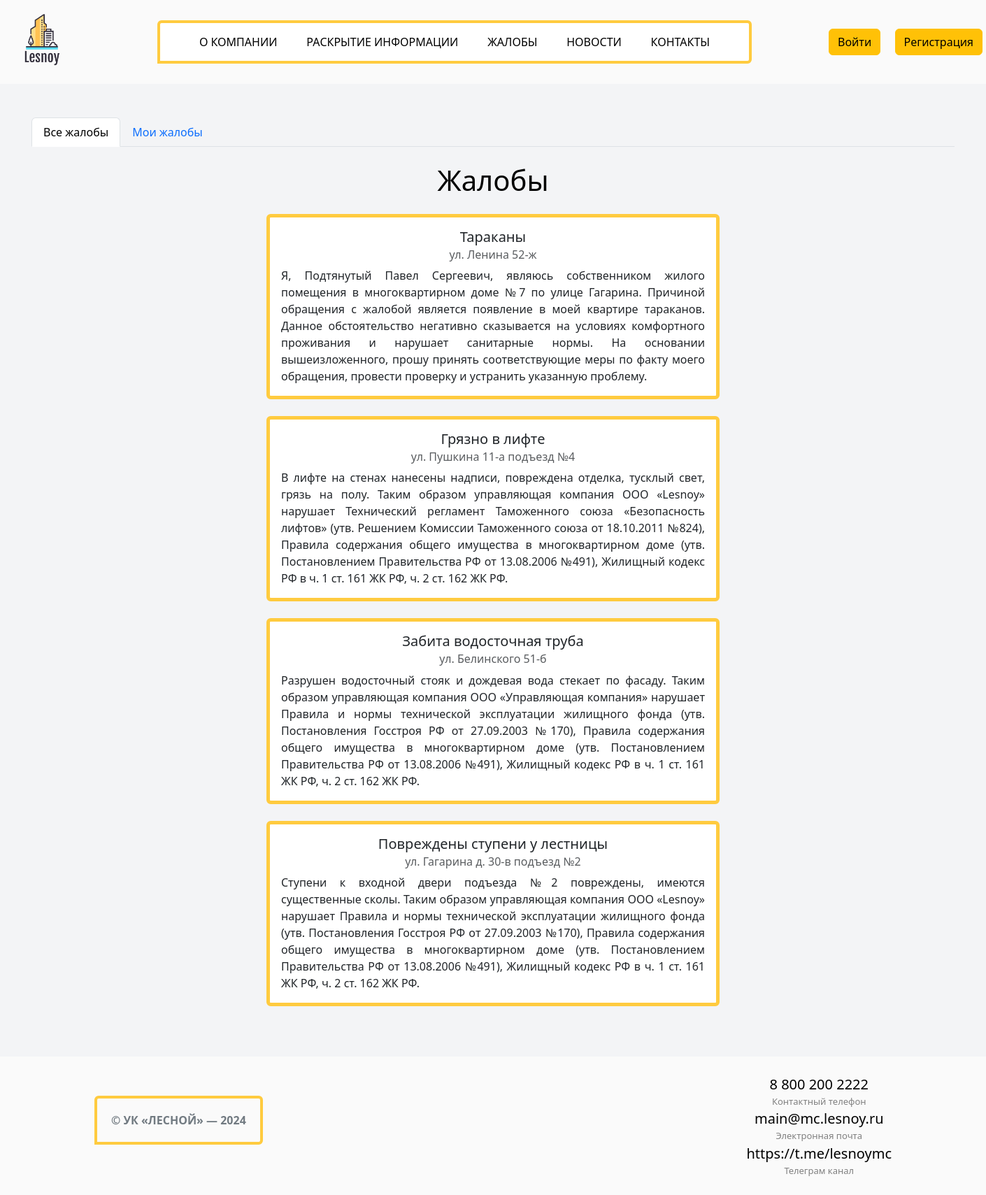
Screenshot of /complaints/ with the database file from the repository.
### main/models.py (models this page shows, shortened)
class Complaints(models.Model):
    class Meta:
        db_table = "complaints"
        verbose_name = "complaints"
    title = models.CharField(max_length=40, null=True)
    user = models.ForeignKey(User, on_delete=models.CASCADE, null=True)
    house_address = models.CharField(max_length=40, null=True)
    text = models.TextField(max_length=1000, null=True)

### main/views.py (the view)
# urls.py: path('', views.all_complaints, name="complaints"),
def all_complaints(request):
    comps = models.Complaints.objects.all()
    return render(request, "complaints.html", {"complaints": comps})

### templates/complaints.html
{% extends "index.html" %}
{% block content %}
<section class="pt-5 pb-5">
    <div class="container card-header">
        <ul class="nav nav-tabs" style="text-align: center;">
            <li class="nav-item">
                <a class="nav-link active" aria-current="true" href="{% url 'complaints' %}">Все жалобы</a>
            </li>
            <li class="nav-item">
                <a class="nav-link" href="{% url 'my_complaints' user.id %}"><span style="position: absolute; color: transparent;">{{ user }}</span>Мои жалобы</a>
            </li>
        </ul>
    </div>
    <div class="container">
        <h1 class="mb-4 mt-4" style="text-align: center;">Жалобы</h1>
        {% if complaints %}
        {% for complaint in complaints %}
        <div class="card w-50 mb-4" style="border-color: #ffcb3f; border-width: 5px; margin: 0 auto;">
            <div class="card-body">
                <h5 class="card-title" style="text-align: center;">{{ complaint.title }}</h5>
                <h6 class="card-subtitle mb-2 text-muted" style="text-align: center;">{{ complaint.house_address }}</h6>
                <p class="card-text" style="text-align: justify;">{{ complaint.text }}</p>
            </div>
        </div>
        {% endfor %}
        {% else %}
        <div class="alert alert-info w-50" style="margin: 0 auto;">Жалобы отсутствуют</div>
        {% endif %}
    </div>
</section>
{% endblock %}

### main/static/css/style.css (style rules this page uses)
body, html { margin: 0; padding: 0; color: #000; background: #fafafa }
ul { margin: 0; padding: 0; }
section { background-color: #f3f4f6; }

### rows the page displays
Complaints: title "Тараканы", house_address "ул. Ленина 52-ж", text "Я, Подтянутый Павел Сергеевич, являюсь собственником жилого помещения в многоквартирном доме №7 по улице Гагарина. Причиной обращения с жалобой является появление в моей квартире тараканов. Данное обстоятельство негативно сказывается на условиях комфортного проживания и нарушает санитарные нормы. На основании вышеизложенного, прошу принять соответствующие меры по факту моего обращения, провести проверку и устранить указанную проблему."
Complaints: title "Грязно в лифте", house_address "ул. Пушкина 11-а подъезд №4", text "В лифте на стенах нанесены надписи, повреждена отделка, тусклый свет, грязь на полу. Таким образом управляющая компания ООО «Lesnoy» нарушает Технический регламент Таможенного союза «Безопасность лифтов» (утв. Решением Комиссии Таможенного союза от 18.10.2011 №824), Правила содержания общего имущества в многоквартирном доме (утв. Постановлением Правительства РФ от 13.08.2006 №491), Жилищный кодекс РФ в ч. 1 ст. 161 ЖК РФ, ч. 2 ст. 162 ЖК РФ."
Complaints: title "Забита водосточная труба", house_address "ул. Белинского 51-б", text "Разрушен водосточный стояк и дождевая вода стекает по фасаду. Таким образом управляющая компания ООО «Управляющая компания» нарушает Правила и нормы технической эксплуатации жилищного фонда (утв. Постановления Госстроя РФ от 27.09.2003 №170), Правила содержания общего имущества в многоквартирном доме (утв. Постановлением Правительства РФ от 13.08.2006 №491), Жилищный кодекс РФ в ч. 1 ст. 161 ЖК РФ, ч. 2 ст. 162 ЖК РФ."
Complaints: title "Повреждены ступени у лестницы", house_address "ул. Гагарина д. 30-в подъезд №2", text "Ступени к входной двери подъезда №2 повреждены, имеются существенные сколы. Таким образом управляющая компания ООО «Lesnoy» нарушает Правила и нормы технической эксплуатации жилищного фонда (утв. Постановления Госстроя РФ от 27.09.2003 №170), Правила содержания общего имущества в многоквартирном доме (утв. Постановлением Правительства РФ от 13.08.2006 №491), Жилищный кодекс РФ в ч. 1 ст. 161 ЖК РФ, ч. 2 ст. 162 ЖК РФ."
